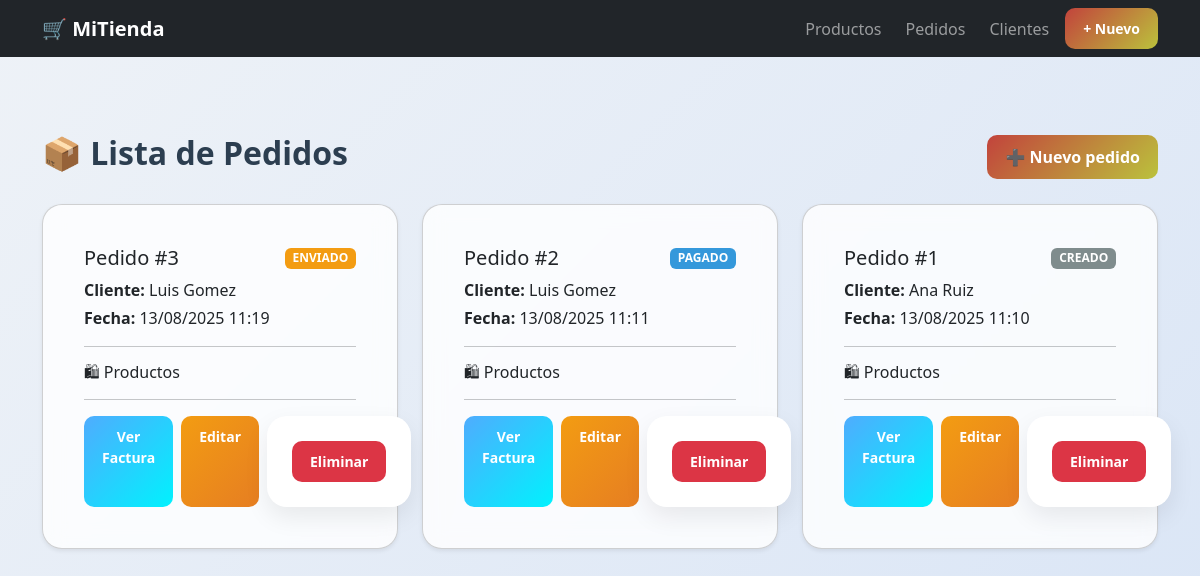
Page /pedidos/ on the earlier database version.
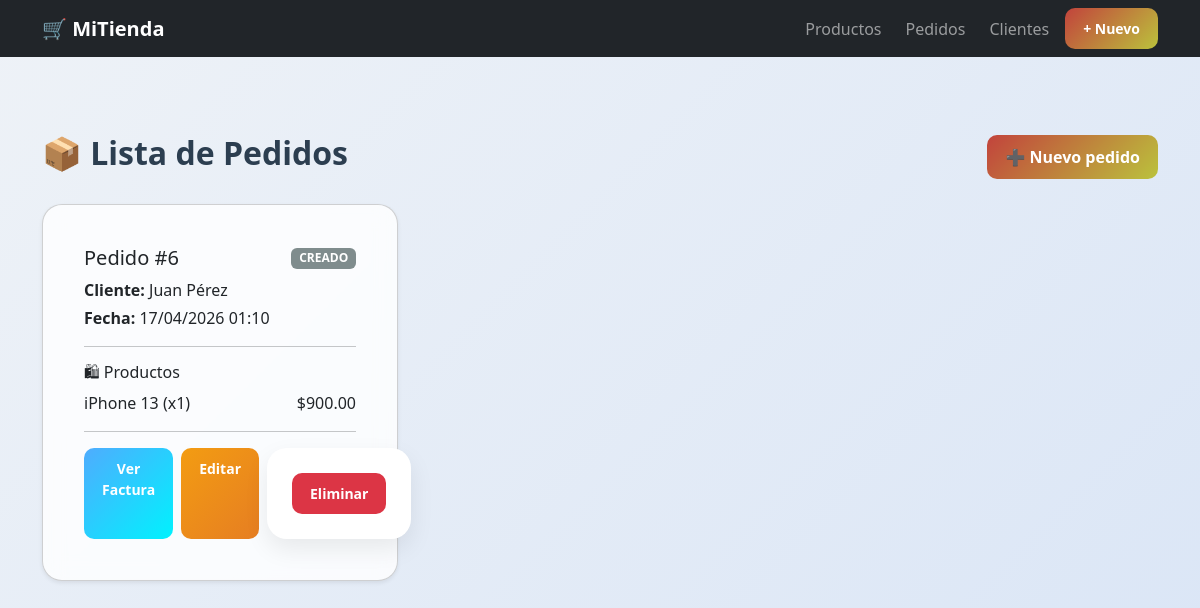
Same page on the later database version.
### tienda/models.py (models this page shows, shortened)
class Pedido(models.Model):
    ESTADOS = [
        ("CREADO", "Creado"),
        ("PAGADO", "Pagado"),
        ("ENVIADO", "Enviado"),
        ("CERRADO", "Cerrado"),
    ]
    cliente = models.ForeignKey(
        Cliente,
        on_delete=models.CASCADE,
        related_name="pedidos"
    )
    productos = models.ManyToManyField(
        Producto,
        through='PedidoItem',
        related_name="pedidos"
    )
    estado = models.CharField(
        max_length=10,
        choices=ESTADOS,
        default="CREADO"
    )
    fecha = models.DateTimeField(auto_now_add=True)

class Cliente(models.Model):
    nombre = models.CharField(max_length=120)
    correo = models.EmailField(unique=True)
    fecha_registro = models.DateTimeField(auto_now_add=True)
    activo = models.BooleanField(default=True)

class PedidoItem(models.Model):
    pedido = models.ForeignKey(
        Pedido,
        on_delete=models.CASCADE,
        related_name="items"
    )
    producto = models.ForeignKey(
        Producto,
        on_delete=models.CASCADE
    )
    cantidad = models.PositiveIntegerField(default=1)
    class Meta:
        unique_together = ("pedido", "producto")

class Producto(models.Model):
    nombre = models.CharField(max_length=100)
    descripcion = models.TextField()
    precio = models.DecimalField(max_digits=8, decimal_places=2)
    imagen = models.ImageField(upload_to='productos/', null=True, blank=True)
    creado_en = models.DateTimeField(auto_now_add=True)

### tienda/views.py (the view)
# urls.py: path("pedidos/", views.lista_pedidos, name="lista_pedidos"),
def lista_pedidos(request):
    pedidos = Pedido.objects.annotate(
        total_productos=Coalesce(Sum("items__cantidad"), Value(0)),
        total_precio=Coalesce(
            Sum(
                ExpressionWrapper(
                    F("items__cantidad") * F("items__producto__precio"),
                    output_field=DecimalField(max_digits=10, decimal_places=2)
                )
            ),
            Value(0),
            output_field=DecimalField()
        )
    ).order_by("-fecha")
    return render(request, "tienda/lista_pedidos.html", {
        "pedidos": pedidos
    })

### tienda/templates/tienda/lista_pedidos.html (shortened to what this page needs)
{% extends "tienda/base.html" %}
{% block content %}
<div class="container mt-4">
  <div class="d-flex justify-content-between align-items-center mb-4">
    <h2>📦 Lista de Pedidos</h2>
    <a href="{% url 'tienda:crear_pedido' %}" class="btn btn-success">
      ➕ Nuevo pedido
    </a>
  </div>
  <div class="row">
    {% for pedido in pedidos %}
    <div class="col-md-4">
      <div class="card shadow-sm mb-4">
        <div class="card-body">
          <div class="d-flex justify-content-between align-items-center mb-2">
            <h5 class="card-title mb-0">
              Pedido #{{ pedido.id }}
            </h5>
            <span class="badge estado-{{ pedido.estado }}">
              {{ pedido.estado }}
            </span>
          </div>
          <p class="mb-1">
            <strong>Cliente:</strong> {{ pedido.cliente.nombre }}
          </p>
          <p class="mb-2">
            <strong>Fecha:</strong> {{ pedido.fecha|date:"d/m/Y H:i" }}
          </p>
          <hr>
          <h6>🛍 Productos</h6>
          <ul class="list-unstyled">
            {% for item in pedido.items.all %}
            <li class="d-flex justify-content-between">
              <span>
                {{ item.producto.nombre }} (x{{ item.cantidad }})
              </span>
              <span>
                ${{ item.producto.precio }}
              </span>
            </li>
            {% endfor %}
          </ul>
          <hr>
          <div class="d-flex gap-2">
            <a href="{% url 'tienda:detalle_pedido' pedido.id %}" class="btn btn-primary btn-sm">
              Ver Factura
            </a>
            <a href="{% url 'tienda:editar_pedido' pedido.id %}" class="btn btn-warning btn-sm">
              Editar
            </a>
            <form action="{% url 'tienda:eliminar_pedido' pedido.id %}" method="post">
              <button type="submit" class="btn btn-danger btn-sm">
                Eliminar
              </button>
            </form>
          </div>
        </div>
      </div>
    </div>
    {% empty %}
    <div class="col-12">
      <p>No hay pedidos aún.</p>
    </div>
    {% endfor %}
  </div>
</div>
{% endblock %}

Differences in the rows shown:
removed Pedido: id "3", estado "ENVIADO", cliente.nombre "Luis Gomez", fecha "13/08/2025 11:19"
removed Pedido: id "2", estado "PAGADO", cliente.nombre "Luis Gomez", fecha "13/08/2025 11:11"
removed Pedido: id "1", estado "CREADO", cliente.nombre "Ana Ruiz", fecha "13/08/2025 11:10"
added Pedido: id "6", estado "CREADO", cliente.nombre "Juan Pérez", fecha "17/04/2026 01:10"
added PedidoItem: producto.nombre "iPhone 13", cantidad "1", producto.precio "900.00"
